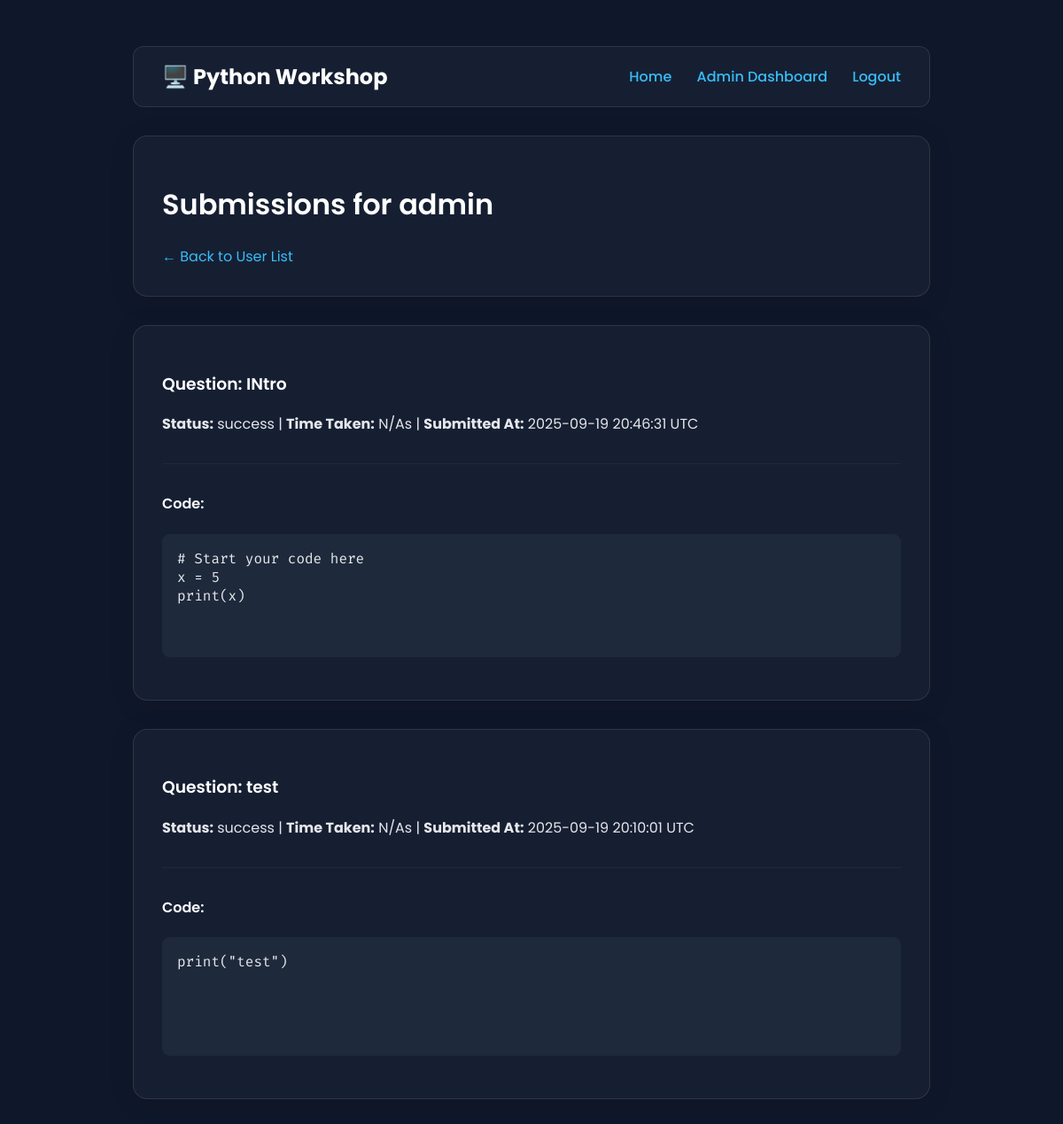
/admin/user/1/submissions (signed in), run on an earlier commit of the app's database.
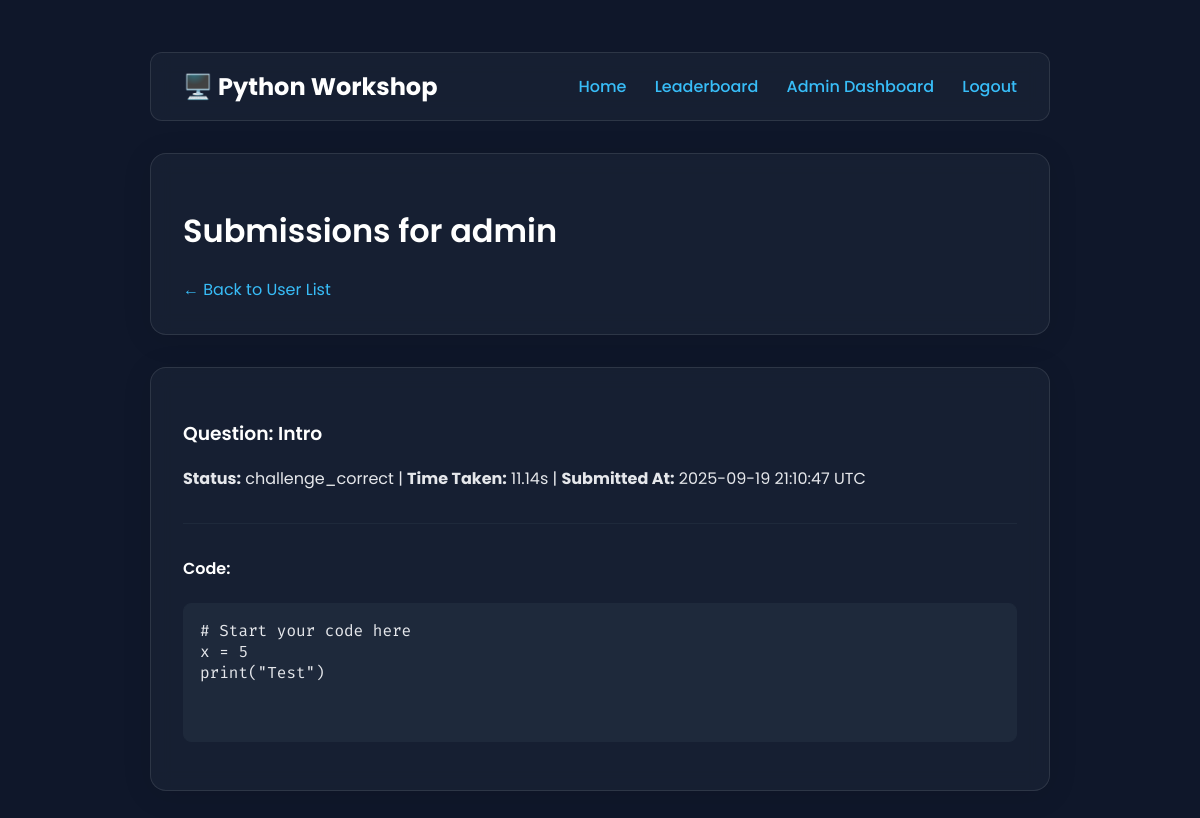
And on a later commit of the database.
### app/models.py (models this page shows, shortened)
class Submission(db.Model):
    id = db.Column(db.Integer, primary_key=True)
    user_id = db.Column(db.Integer, db.ForeignKey('user.id'), nullable=False)
    q_id = db.Column(db.Integer, db.ForeignKey('question.id'), nullable=False)
    code = db.Column(db.Text, nullable=False)
    output = db.Column(db.Text)
    status = db.Column(db.String(20))
    time_taken = db.Column(db.Float)
    submitted_at = db.Column(db.DateTime, index=True, default=lambda: datetime.now(timezone.utc))
    user = db.relationship('User', backref='submissions')

class Question(db.Model):
    id = db.Column(db.Integer, primary_key=True)
    section_id = db.Column(db.Integer, db.ForeignKey('section.id'), nullable=False)
    title = db.Column(db.String(100), nullable=False)
    description = db.Column(db.Text, nullable=False)
    starter_code = db.Column(db.Text)
    hints = db.Column(db.Text)
    difficulty = db.Column(db.Integer, default=1)
    has_file_manager = db.Column(db.Boolean, default=False, nullable=False)
    expected_output = db.Column(db.Text)
    challenges = db.relationship('Challenge', backref='question', lazy='dynamic', cascade="all, delete-orphan")
    submissions = db.relationship('Submission', backref='question', lazy='dynamic', cascade="all, delete-orphan")
    drafts = db.relationship('Draft', backref='question', lazy='dynamic', cascade="all, delete-orphan")

### app/admin/routes.py (the view)
@bp.route('/user/<int:user_id>/submissions')
@admin_required
def user_submissions(user_id):
    user = User.query.get_or_404(user_id)
    all_submissions = Submission.query.filter_by(user_id=user.id)\
        .join(Question, Submission.q_id == Question.id)\
        .add_columns(Question.title)\
        .order_by(Submission.submitted_at.desc()).all()
    latest_submissions = []
    seen_question_ids = set()
    for sub, q_title in all_submissions:
        if sub.q_id not in seen_question_ids:
            latest_submissions.append((sub, q_title))
            seen_question_ids.add(sub.q_id)
    return render_template(
        'admin/user_submissions.html',
        user=user,
        submissions=latest_submissions,
        title=f"Submissions for {user.username}"
    )

### app/__init__.py (called while the page is built)
@login_manager.user_loader
def load_user(user_id):
    return User.query.get(int(user_id))

### app/admin/routes.py (called while the page is built)
def admin_required(f):
    @wraps(f)
    def decorated_function(*args, **kwargs):
        if not current_user.is_authenticated or current_user.role != 'admin':
            flash("You do not have permission to access this page.", "danger")
            return redirect(url_for('main.index'))
        return f(*args, **kwargs)
    return decorated_function

### app/main.py (called while the page is built)
@bp.app_context_processor
def inject_global_vars():
    leaderboard_setting = AppSetting.query.filter_by(key='leaderboard_visible').first()
    return dict(
        leaderboard_visible=(leaderboard_setting and leaderboard_setting.value == 'True')
    )

@bp.app_context_processor
def inject_global_vars():
    leaderboard_setting = AppSetting.query.filter_by(key='leaderboard_visible').first()
    hints_setting = AppSetting.query.filter_by(key='hints_enabled').first() # <-- ADD THIS
    return dict(
        leaderboard_visible=(leaderboard_setting and leaderboard_setting.value == 'True'),
        hints_enabled=(hints_setting and hints_setting.value == 'True') # <-- AND THIS
    )

### app/templates/admin/user_submissions.html
{% extends "base.html" %}
{% block content %}
<div class="card">
    <h1>Submissions for {{ user.username }}</h1>
    <a href="{{ url_for('admin.users') }}">&larr; Back to User List</a>
</div>
{% if not submissions %}
<div class="card">
    <p>This user has not made any submissions yet.</p>
</div>
{% else %}
    {% for sub, q_title in submissions %}
    <div class="card">
        <h3>Question: {{ q_title }}</h3>
        <p>
            <strong>Status:</strong> {{ sub.status }} |
            <strong>Time Taken:</strong> {{ "%.2f"|format(sub.time_taken) if sub.time_taken else 'N/A' }}s |
            <strong>Submitted At:</strong> {{ sub.submitted_at.strftime('%Y-%m-%d %H:%M:%S') }} UTC
        </p>
        <hr>
        <h4>Code:</h4>
        <pre id="output-area">{{ sub.code }}</pre>
    </div>
    {% endfor %}
{% endif %}
{% endblock %}

What changed in the data, as far as the page shows it:
removed Submission: title "INtro", status "success", time_taken "N/A", submitted_at "2025-09-19 20:46:31", code "# Start your code here x = 5 print(x)"
no longer on this page (row edited): Submission: title "test", status "success", time_taken "N/A", submitted_at "2025-09-19 20:10:01", code "print(\"test\")"
now on this page (row edited): Submission: title "Intro", status "challenge_correct", time_taken "11.14", submitted_at "2025-09-19 21:10:47", code "# Start your code here x = 5 print(\"Test\")"
Also different on the page:
text now shown: "Leaderboard"
